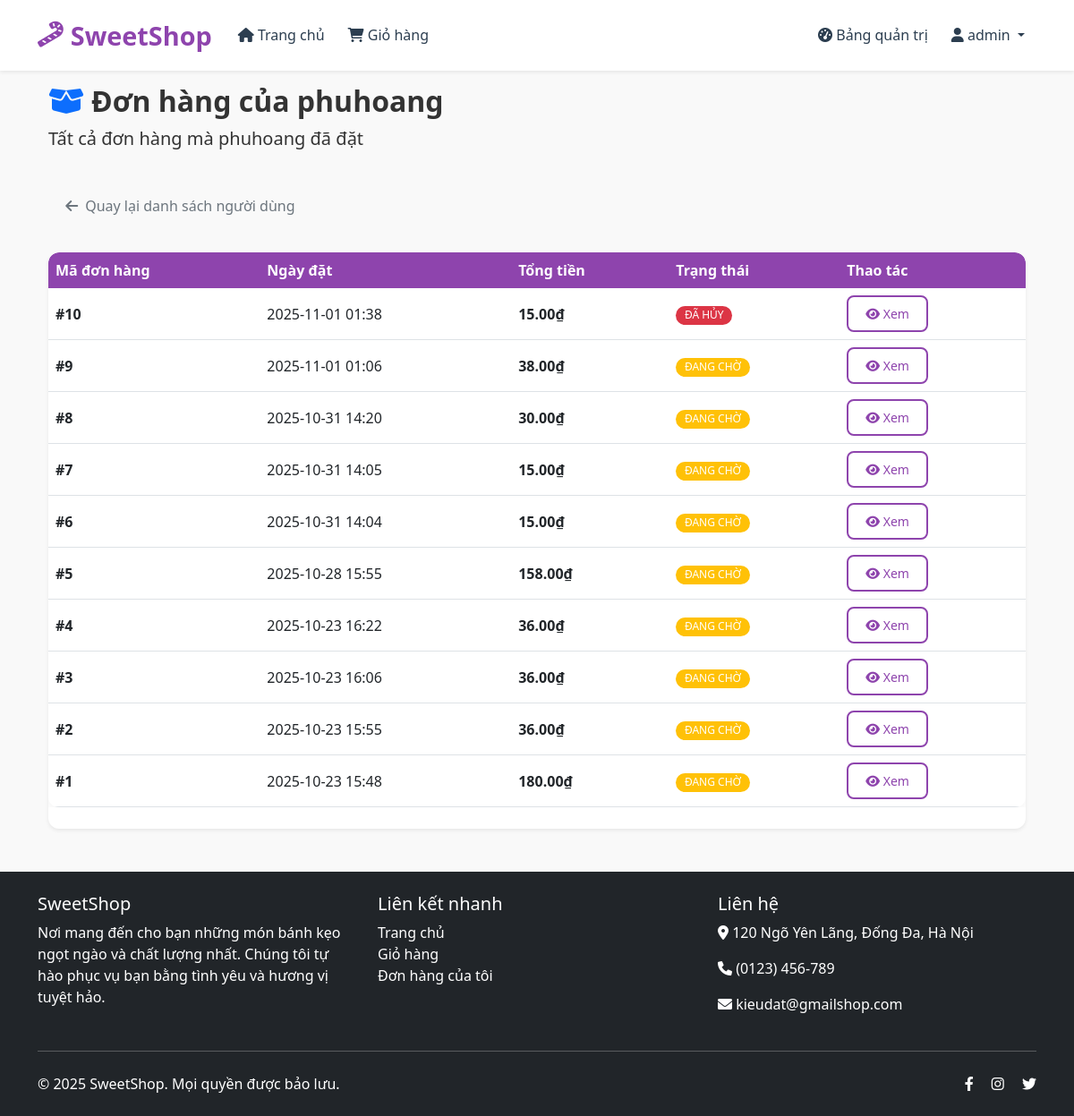
The page /users/2/orders (signed in) on the database its author committed.
### app/models.py (models this page shows, shortened)
class User(UserMixin, db.Model):
    __tablename__ = 'users'
    id = db.Column(db.Integer, primary_key=True)
    username = db.Column(db.String(80), nullable=False, unique=True)
    password_hash = db.Column(db.String(120), nullable=False)
    role = db.Column(db.String(10), nullable=False, default='USER')  # 'USER' or 'ADMIN'
    created_at = db.Column(db.DateTime, nullable=False, default=datetime.utcnow)
    cart_items = db.relationship('Cart', backref='user', lazy=True, cascade='all, delete-orphan')
    orders = db.relationship('Order', backref='customer', lazy=True, cascade='all, delete-orphan')
    addresses = db.relationship('Address', backref='user', lazy=True, cascade='all, delete-orphan')

class Order(db.Model):
    __tablename__ = 'orders'
    id = db.Column(db.Integer, primary_key=True)
    user_id = db.Column(db.Integer, db.ForeignKey('users.id'), nullable=False)
    order_date = db.Column(db.DateTime, nullable=False, default=datetime.utcnow)
    total_amount = db.Column(db.Numeric(10, 2), nullable=False)
    status = db.Column(db.String(20), nullable=False, default='PENDING')  # PENDING, PAID, SHIPPED, DELIVERED, CANCELLED
    shipping_address_id = db.Column(db.Integer, db.ForeignKey('addresses.id'), nullable=False)
    items = db.relationship('OrderItem', backref='order', lazy=True, cascade='all, delete-orphan')
    shipping_address = db.relationship('Address', backref='orders', lazy=True)

### app/admin/routes.py (the view)
@bp.route('/users/<int:user_id>/orders')
@login_required
@admin_required
def user_orders(user_id):
    user = User.query.get_or_404(user_id)
    orders = Order.query.filter_by(user_id=user_id).order_by(Order.order_date.desc()).all()
    for order in orders:
        items = order.items
        for item in items:
            _ = item.product
        _ = order.shipping_address
        _ = order.customer
    return render_template('admin/user_orders.html', orders=orders, user=user)

### app/__init__.py (called while the page is built)
def create_app(config_class=Config):
    app = Flask(__name__)
    app.config.from_object(config_class)
    db.init_app(app)
    login_manager.init_app(app)
    bcrypt.init_app(app)
    migrate = Migrate(app, db)  # Initialize Flask-Migrate
    login_manager.login_view = 'auth.login'
    login_manager.login_message = 'Đăng nhập để truy cập trang này.'
    from app.auth import bp as auth_bp
    app.register_blueprint(auth_bp)
    from app.admin import bp as admin_bp
    app.register_blueprint(admin_bp)
    from app.main import bp as main_bp
    app.register_blueprint(main_bp)
    @login_manager.user_loader
    def load_user(user_id):
        from app.models import User
        return User.query.get(int(user_id))
    return app

### app/templates/admin/user_orders.html (shortened to what this page needs)
{% extends "base.html" %}
{% block content %}
<div class="container">
    <div class="row mb-4">
        <div class="col-12">
            <h2 class="fw-bold">
                <i class="fas fa-box-open me-2 text-primary"></i>Đơn hàng của {{ user.username }}
            </h2>
            <p class="lead">Tất cả đơn hàng mà {{ user.username }} đã đặt</p>
        </div>
    </div>
    <div class="row mb-3">
        <div class="col-12">
            <a href="{{ url_for('admin.users') }}" class="btn btn-outline-secondary mb-3">
                <i class="fas fa-arrow-left me-2"></i>Quay lại danh sách người dùng
            </a>
        </div>
    </div>
    {% if orders %}
    <div class="row">
        <div class="col-12">
            <div class="card shadow-sm">
                <div class="card-body p-0">
                    <div class="table-responsive">
                        <table class="table table-hover mb-0">
                            <thead class="table-light">
                                <tr>
                                    <th>Mã đơn hàng</th>
                                    <th>Ngày đặt</th>
                                    <th>Tổng tiền</th>
                                    <th>Trạng thái</th>
                                    <th>Thao tác</th>
                                </tr>
                            </thead>
                            <tbody>
                                {% for order in orders %}
                                <tr>
                                    <td><strong>#{{ order.id }}</strong></td>
                                    <td>{{ order.order_date.strftime('%Y-%m-%d %H:%M') }}</td>
                                    <td><strong>{{ "%.2f"|format(order.total_amount) }}₫</strong></td>
                                    <td>
                                        <span class="badge
                                            {% if order.status == 'PENDING' %}bg-warning
                                            {% elif order.status == 'PAID' %}bg-info
                                            {% elif order.status == 'SHIPPED' %}bg-primary
                                            {% elif order.status == 'DELIVERED' %}bg-success
                                            {% elif order.status == 'CANCELLED' %}bg-danger
                                            {% else %}bg-secondary{% endif %}">
                                            {% if order.status == 'PENDING' %}ĐANG CHỜ
                                            {% elif order.status == 'PAID' %}ĐÃ THANH TOÁN
                                            {% elif order.status == 'SHIPPED' %}ĐÃ GỬI
                                            {% elif order.status == 'DELIVERED' %}ĐÃ GIAO
                                            {% elif order.status == 'CANCELLED' %}ĐÃ HỦY
                                            {% else %}KHÁC{% endif %}
                                        </span>
                                    </td>
                                    <td>
                                        <a href="{{ url_for('admin.order_details', order_id=order.id) }}" class="btn btn-sm btn-outline-primary">
                                            <i class="fas fa-eye"></i> Xem
                                        </a>
                                    </td>
                                </tr>
                                {% endfor %}
                            </tbody>
                        </table>
                    </div>
                </div>
            </div>
        </div>
    </div>
    {% endif %}
</div>
{% endblock %}

### app/templates/base.html (shortened to what this page needs)
<!DOCTYPE html>
<html lang="vi">
<head>
    <link href="https://cdn.jsdelivr.net/npm/bootstrap@5.3.0/dist/css/bootstrap.min.css" rel="stylesheet">
    <link rel="stylesheet" href="https://cdnjs.cloudflare.com/ajax/libs/font-awesome/6.0.0/css/all.min.css">
    <link rel="stylesheet" href="{{ url_for('static', filename='css/style.css') }}">
</head>
<body>
    <nav class="navbar navbar-expand-lg navbar-light bg-white fixed-top shadow-sm">
        <div class="container">
            <a class="navbar-brand" href="{{ url_for('main.home') }}">
                <i class="fas fa-candy-cane"></i> SweetShop
            </a>
            <div class="collapse navbar-collapse" id="navbarNav">
                <ul class="navbar-nav me-auto">
                    <li class="nav-item">
                        <a class="nav-link" href="{{ url_for('main.home') }}"><i class="fas fa-home"></i> Trang chủ</a>
                    </li>
                    {% if current_user.is_authenticated %}
                    <li class="nav-item">
                        <a class="nav-link" href="{{ url_for('main.view_cart') }}">
                            <i class="fas fa-shopping-cart"></i> Giỏ hàng
                            {% set cart_count = current_user.cart_items|length %}
                        </a>
                    </li>
                    {% endif %}
                </ul>
                <ul class="navbar-nav">
                    {% if current_user.is_authenticated %}
                        {% if current_user.role == 'ADMIN' %}
                            <li class="nav-item">
                                <a class="nav-link" href="{{ url_for('admin.dashboard') }}">
                                    <i class="fas fa-tachometer-alt"></i> Bảng quản trị
                                </a>
                            </li>
                        {% endif %}
                        <li class="nav-item dropdown">
                            <a class="nav-link dropdown-toggle" href="#" id="navbarDropdown" role="button" data-bs-toggle="dropdown">
                                <i class="fas fa-user"></i> {{ current_user.username }}
                            </a>
                        </li>
                    {% endif %}
                </ul>
            </div>
        </div>
    </nav>
    <div class="container mt-4">
        {% block content %}{% endblock %}
    </div>
    <footer class="footer mt-5 bg-dark text-white py-4">
        <div class="container">
            <div class="row">
                <div class="col-md-4 mb-4 mb-md-0">
                    <h5>SweetShop</h5>
                    <p>Nơi mang đến cho bạn những món bánh kẹo ngọt ngào và chất lượng nhất. Chúng tôi tự hào phục vụ bạn bằng tình yêu và hương vị tuyệt hảo.</p>
                </div>
                <div class="col-md-4 mb-4 mb-md-0">
                    <h5>Liên kết nhanh</h5>
                    <ul class="list-unstyled">
                        <li><a href="{{ url_for('main.home') }}" class="text-white text-decoration-none">Trang chủ</a></li>
                        <li><a href="{{ url_for('main.view_cart') }}" class="text-white text-decoration-none">Giỏ hàng</a></li>
                        <li><a href="{{ url_for('main.my_orders') }}" class="text-white text-decoration-none">Đơn hàng của tôi</a></li>
                    </ul>
                </div>
                <div class="col-md-4">
                    <h5>Liên hệ</h5>
                    <p><i class="fas fa-map-marker-alt"></i> 120 Ngõ Yên Lãng, Đống Đa, Hà Nội</p>
                    <p><i class="fas fa-phone"></i> (0123) 456-789</p>
                    <p><i class="fas fa-envelope"></i> kieudat@gmailshop.com</p>
                </div>
            </div>
            <hr class="my-4">
            <div class="d-flex justify-content-between align-items-center">
                <p class="mb-0">&copy; 2025 SweetShop. Mọi quyền được bảo lưu.</p>
                <div>
                    <a href="#" class="text-white me-3"><i class="fab fa-facebook-f"></i></a>
                    <a href="#" class="text-white me-3"><i class="fab fa-instagram"></i></a>
                    <a href="#" class="text-white"><i class="fab fa-twitter"></i></a>
                </div>
            </div>
        </div>
    </footer>
</body>
</html>

### app/static/css/style.css (style rules this page uses)
:root { --primary-color: #8e44ad; --secondary-color: #3498db; --accent-color: #e74c3c; --light-color: #f8f9fa; --dark-color: #2c3e50; --success-color: #2ecc71; --text-color: #333; --border-color: #e0e0e0; }
body { background-color: #f9f9f9; font-family: 'Segoe UI', Tahoma, Geneva, Verdana, sans-serif; color: var(--text-color); padding-top: 70px; }
.navbar { box-shadow: 0 2px 10px rgba(0, 0, 0, 0.1); background-color: white !important; padding: 0.8rem 0; }
.navbar-brand { font-weight: 700; font-size: 1.8rem; color: var(--primary-color) !important; display: flex; align-items: center; }
.navbar-brand i { margin-right: 8px; }
.navbar-nav .nav-link { font-weight: 500; margin: 0 5px; transition: all 0.3s ease; color: var(--dark-color) !important; }
.card { border: none; border-radius: 12px; overflow: hidden; transition: all 0.3s ease; box-shadow: 0 4px 15px rgba(0, 0, 0, 0.08); margin-bottom: 1.5rem; height: 100%; }
.btn { border-radius: 8px; padding: 0.5rem 1.2rem; font-weight: 500; transition: all 0.3s ease; border: none; }
.btn-outline-primary { border: 2px solid var(--primary-color); color: var(--primary-color); }
.table { background: white; border-radius: 12px; overflow: hidden; box-shadow: 0 4px 15px rgba(0, 0, 0, 0.05); }
.table th { background-color: var(--primary-color); color: white; font-weight: 600; border: none; }
.table td { vertical-align: middle; }
.badge { border-radius: 20px; padding: 0.4em 0.8em; font-weight: 500; }
.footer { background: var(--dark-color); color: white; padding: 3rem 0 1.5rem; margin-top: 4rem; }
.footer a { color: #bbb; transition: color 0.3s ease; }

### rows shown on the page
User: username "admin"
User: username "phuhoang"
Order: id "10", order_date "2025-11-01 01:38", total_amount "15.00", status "ĐÃ HỦY"
Order: id "9", order_date "2025-11-01 01:06", total_amount "38.00", status "ĐANG CHỜ"
Order: id "8", order_date "2025-10-31 14:20", total_amount "30.00", status "ĐANG CHỜ"
Order: id "7", order_date "2025-10-31 14:05", total_amount "15.00", status "ĐANG CHỜ"
Order: id "6", order_date "2025-10-31 14:04", total_amount "15.00", status "ĐANG CHỜ"
Order: id "5", order_date "2025-10-28 15:55", total_amount "158.00", status "ĐANG CHỜ"
Order: id "4", order_date "2025-10-23 16:22", total_amount "36.00", status "ĐANG CHỜ"
Order: id "3", order_date "2025-10-23 16:06", total_amount "36.00", status "ĐANG CHỜ"
Order: id "2", order_date "2025-10-23 15:55", total_amount "36.00", status "ĐANG CHỜ"
Order: id "1", order_date "2025-10-23 15:48", total_amount "180.00", status "ĐANG CHỜ"
